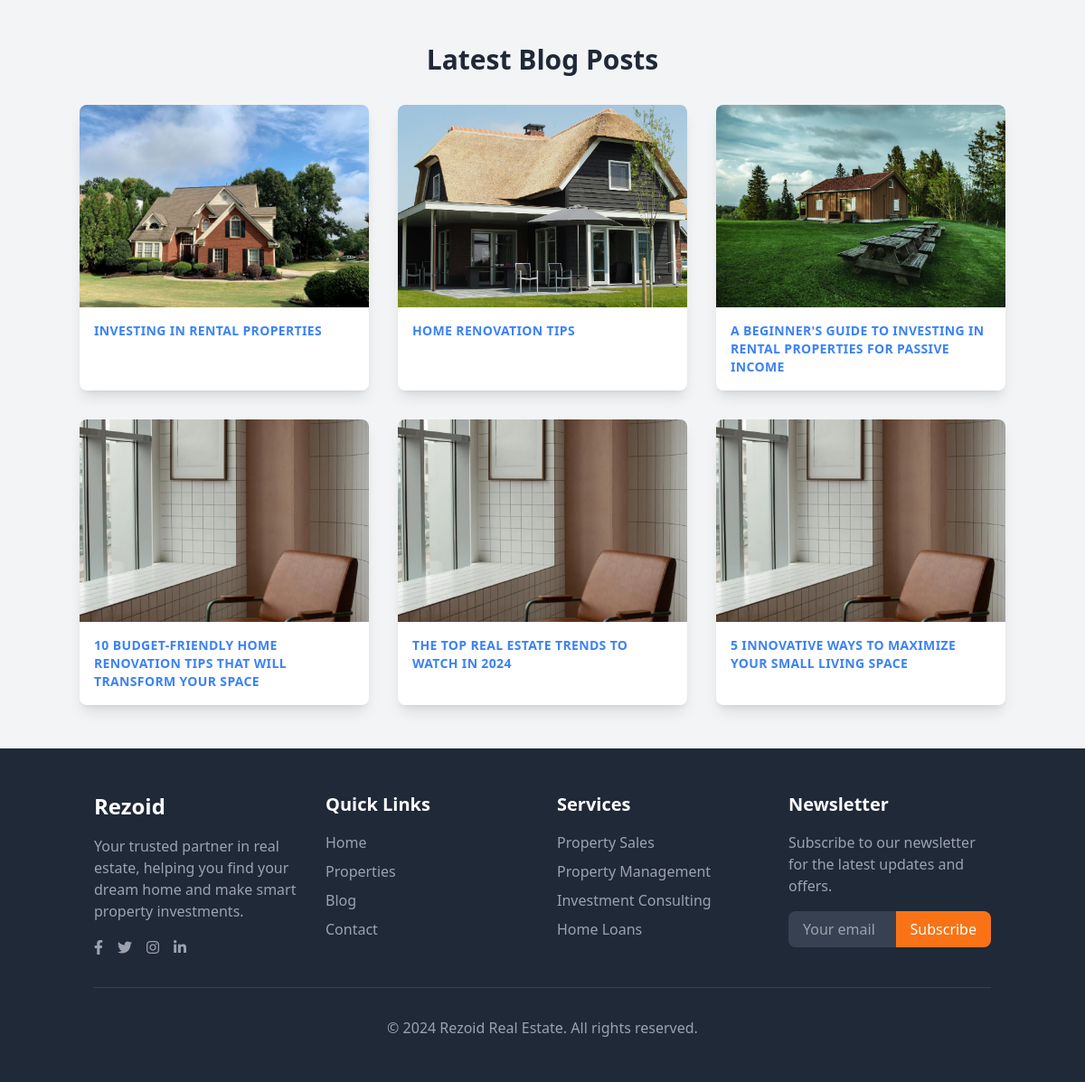
Screenshot of /blog/ with the database file from the repository.
### listing/models.py (models this page shows, shortened)
class BlogPost(models.Model):
    title = models.CharField(max_length=200)
    content = models.TextField()
    published_date = models.DateTimeField(auto_now_add=True)
    updated_date = models.DateTimeField(auto_now=True)
    featured_image = models.ImageField(upload_to='blog_images/', blank=True, null=True)

### listing/views.py (the view)
# urls.py: path('blog/', views.blog_list, name='blog_list'),
def blog_list(request):
    posts = BlogPost.objects.all().order_by('-published_date')
    return render(request, 'blog_list.html', {'posts': posts})

### listing/templates/blog_list.html (shortened to what this page needs)
{% extends 'base.html' %}
{% block content %}
<section class="bg-gray-100 py-12">
  <div class="container mx-auto">
    <h2 class="text-3xl font-bold text-center text-gray-800 mb-8">Latest Blog Posts</h2>
    <div class="grid grid-cols-1 sm:grid-cols-2 lg:grid-cols-3 gap-8">
      {% for post in posts %}
      <a href="{% url 'listing:blog_detail' pk=post.pk %}" class="block bg-white shadow-lg rounded-lg overflow-hidden">
        {% if post.featured_image %}
        <img class="w-full h-56 object-cover object-center" src="{{ post.featured_image.url }}" alt="{{ post.title }}">
        {% endif %}
        <div class="p-4">
          <h3 class="text-blue-500 text-sm font-bold uppercase tracking-wide">{{ post.title }}</h3>
        </div>
      </a>
      {% empty %}
      <p>No blog posts found.</p>
      {% endfor %}
    </div>
  </div>
</section>
{% endblock %}

### rows the page displays
BlogPost: featured_image (picture), title "INVESTING IN RENTAL PROPERTIES"
BlogPost: featured_image (picture), title "HOME RENOVATION TIPS"
BlogPost: featured_image (picture), title "A BEGINNER'S GUIDE TO INVESTING IN RENTAL PROPERTIES FOR PASSIVE INCOME"
BlogPost: featured_image (picture), title "10 BUDGET-FRIENDLY HOME RENOVATION TIPS THAT WILL TRANSFORM YOUR SPACE"
BlogPost: featured_image (picture), title "THE TOP REAL ESTATE TRENDS TO WATCH IN 2024"
BlogPost: featured_image (picture), title "5 INNOVATIVE WAYS TO MAXIMIZE YOUR SMALL LIVING SPACE"
